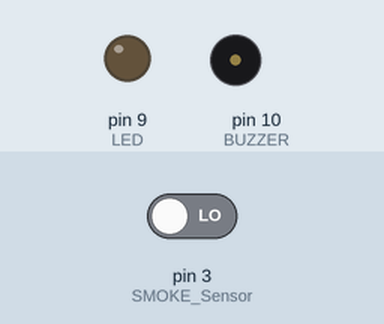
This sketch was run on a simulated Arduino Uno, built with avr-gcc and run on an emulated ATmega328P. Parts: output pins drawn as LEDs (lit = HIGH), buzzer (waves = sounding). Inputs (shaded band) come from the test bench; at power-on: pin 3 (SMOKE_Sensor) LOW. Pins used as bus, display or sensor lines are not drawn.

Above: at 1.2 s.
1.3 s: pin 3 (SMOKE_Sensor) driven HIGH
At 1.9 s:
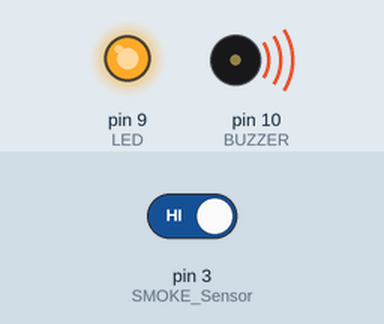
2.8 s: pin 3 (SMOKE_Sensor) driven LOW
At 3.1 s:
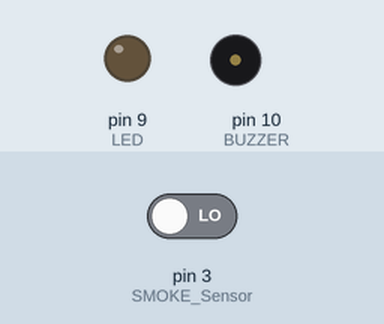
Timing chart, 0 to 5.8 s (numbered marks = the images above; inputs shaded):
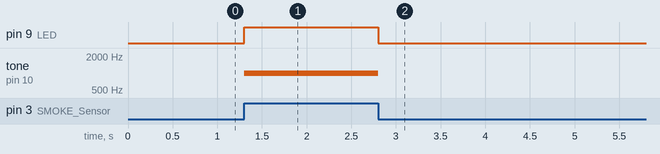

The sketch:

MQ3_SMOKE_SENSOR.ino
```cpp
int LED =9;
int BUZZER= 10;
int SMOKE_Sensor=3;
int SMOKE_Detected;
char inchar;
void setup() {

pinMode(LED,OUTPUT);
pinMode(SMOKE_Sensor,INPUT);
pinMode(BUZZER,OUTPUT);
  }

void loop()
{
SMOKE_Detected = digitalRead(SMOKE_Sensor);
Serial.println(SMOKE_Detected);
if(SMOKE_Detected==1)
{
  Serial.println("SMOKE_Detected");
  digitalWrite(LED,HIGH);
  digitalWrite(BUZZER,HIGH);
  tone(BUZZER,1000);}
  else
  {Serial.println("NO SMOKE_Detected");
  digitalWrite(LED,LOW);
  digitalWrite(BUZZER,LOW);
  noTone(BUZZER);}}
```

Measured:
- after the input at 1.3 s, pin 9 (LED): LOW → HIGH at once; tone on pin 10 (BUZZER): silent → 1000 Hz at once
- after the input at 2.8 s, pin 9 (LED): HIGH → LOW at once; tone on pin 10 (BUZZER): 1000 Hz → silent at once
